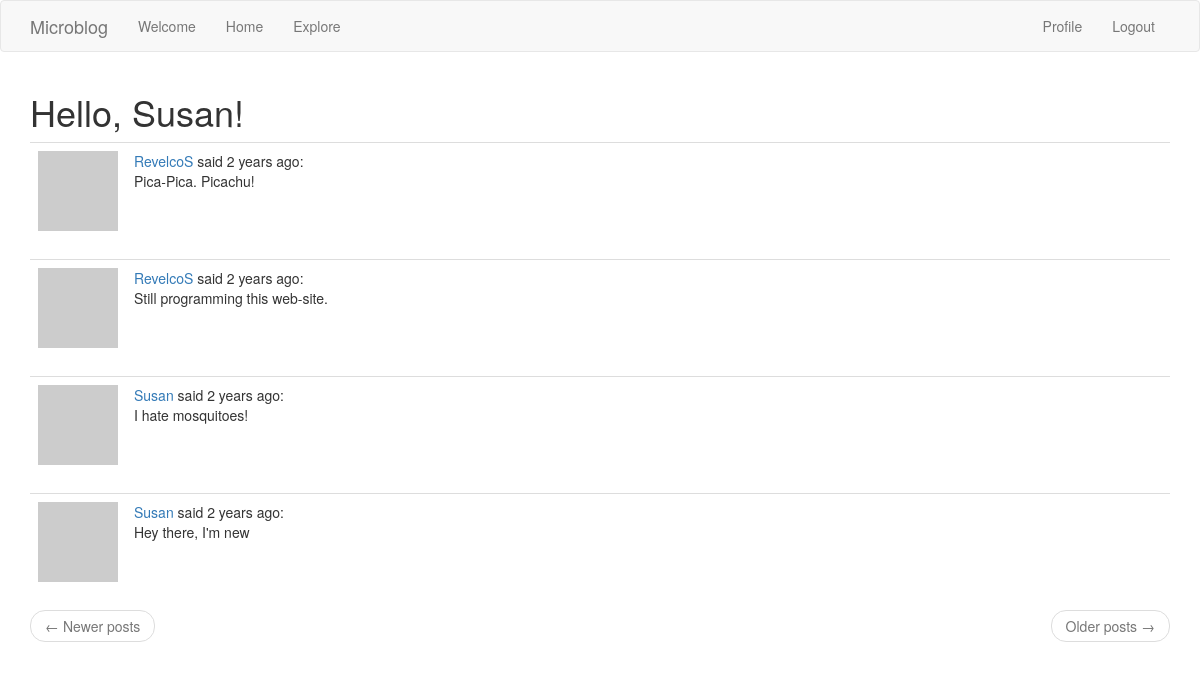
The page /explore (signed in) on the database its author committed.
### app/models.py (models this page shows, shortened)
class User(UserMixin, db.Model):
    id = db.Column(db.Integer, primary_key=True)
    username = db.Column(db.String(64), index=True, unique=True)
    email = db.Column(db.String(120), index=True, unique=True)
    password_hash = db.Column(db.String(128))
    posts = db.relationship("Post", backref="author", lazy="dynamic")
    about_me = db.Column(db.String(140))
    last_seen = db.Column(db.DateTime, default=datetime.utcnow)
    followed = db.relationship(
        "User", secondary=followers,
        primaryjoin=(followers.c.follower_id == id),
        secondaryjoin=(followers.c.followed_id == id),
        backref=db.backref("followers", lazy="dynamic"), lazy="dynamic"
    )
    def avatar(self, size):
        digest = md5(self.email.lower().encode("utf-8")).hexdigest()
        return f"https://www.gravatar.com/avatar/{digest}?d=identicon&rating=g&s={size}"

class Post(db.Model):
    id = db.Column(db.Integer, primary_key=True)
    body = db.Column(db.String(140))
    timestamp = db.Column(db.DateTime, index=True, default=datetime.utcnow)
    user_id = db.Column(db.Integer, db.ForeignKey("user.id"))

### app/routes.py (the view)
@app.route("/explore")
@login_required
def explore():
    page = request.args.get("page", 1, type=int)
    posts = Post.query.order_by(Post.timestamp.desc()).paginate(
        page, app.config["POSTS_PER_PAGE"], False)
    next_url = url_for("explore", page=posts.next_num) \
        if posts.has_next else None
    prev_url = url_for("explore", page=posts.prev_num) \
        if posts.has_prev else None
    return render_template("index.html",
        title="Explore",
        posts=posts.items,
        next_url=next_url,
        prev_url=prev_url)

### app/models.py (called while the page is built)
@login.user_loader
def load_user(id):
    return User.query.get(int(id))

### app/routes.py (called while the page is built)
@app.before_request
def before_request():
    if current_user.is_authenticated:
        current_user.last_seen = datetime.utcnow()
        db.session.commit()

### app/templates/index.html (shortened to what this page needs)
{% extends "base.html" %}
{% block app_content %}
<h1>Hello, {{ current_user.username }}!</h1>
{% for post in posts %}
    {% include "include/_post.html" %}
{% endfor %}
{% include "include/_page_urls.html" %}
{% endblock %}

### app/templates/include/_post.html
<table class="table table-hover">
    <tr>
        <td width="70px">
            <a href="{{ url_for('user', username=post.author.username) }}">
                <img src="{{ post.author.avatar(32) }}" />
            </a>
        </td>
        <td>
            <a href="{{ url_for('user', username=post.author.username) }}">
                {{ post.author.username }}
            </a>
            said {{ moment(post.timestamp).fromNow() }}:
            <br>
            {{ post.body }}
        </td>
    </tr>
</table>

### rows shown on the page
User: username "Susan"
Post: author.username "RevelcoS", timestamp "2 years ago", body "Pica-Pica. Picachu!"
Post: author.username "RevelcoS", timestamp "2 years ago", body "Still programming this web-site."
Post: author.username "Susan", timestamp "2 years ago", body "I hate mosquitoes!"
Post: author.username "Susan", timestamp "2 years ago", body "Hey there, I'm new"
